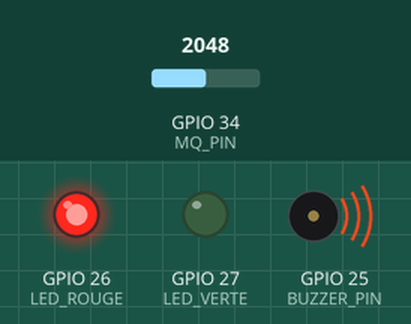
This sketch was run on a simulated ESP32. On the bench: output pins drawn as LEDs (lit = HIGH), buzzer (waves = sounding, pin HIGH). The test bench sets the inputs (shaded band); at power-on: GPIO 34 (MQ_PIN) = 2048. WiFi joins after 1.5 s; servers stay silent unless stated; uploads are accepted with an empty reply; what the sketch prints to the serial monitor is not drawn.

Above: at 2.7 s.
2.8 s: GPIO 34 (MQ_PIN) set to 750
4.4 s: GPIO 34 (MQ_PIN) set to 638
At 5.4 s:
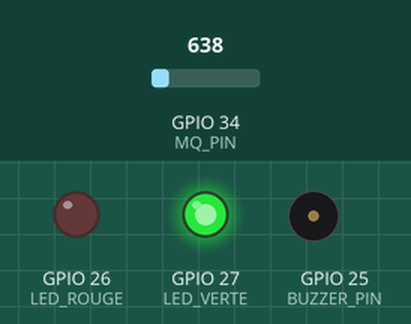
6.2 s: GPIO 34 (MQ_PIN) set to 740
At 6.8 s:
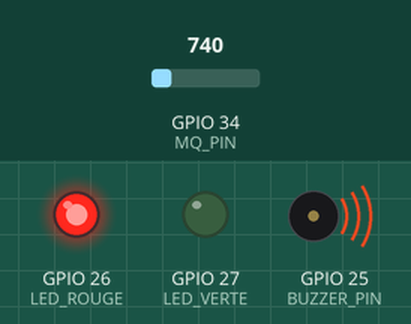
7.9 s: GPIO 34 (MQ_PIN) set to 660
At 9.3 s:
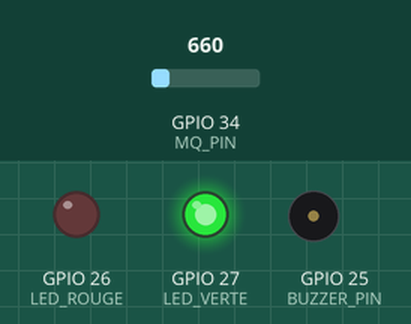
Timing chart, 0 to 10.6 s (numbered marks = the images above; inputs shaded):
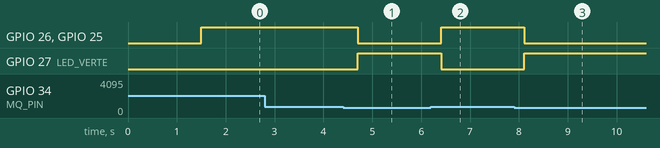

The sketch:

code_alerte_incendie.ino
```cpp
#include <WiFi.h>
#include <HTTPClient.h>

// ================= PINS =================
#define MQ_PIN 34        // Broche analogique capteur MQ
#define LED_ROUGE 26     // LED Danger
#define LED_VERTE 27     // LED OK
#define BUZZER_PIN 25    // Broche du Buzzer

// ================= PARAMÈTRES =================
const int SEUIL_ALERTE = 700;        // Seuil d'activation de l'alerte (0 à 4095)
const long INTERVALLE_ENVOI = 15000;  // Envoi régulier toutes les 15 secondes si tout est stable

// ================= WIFI =================
const char* ssid = "youpilab_fibre 2G";
const char* password = "Washingi_loV3_yl2025Fibre#Cit1";

// ================= API YOUPILAB =================
const String BASE_URL = "https://iot.youpilab.com/api";
const String APP_ID  = "deta6b3c";
const String APP_KEY = "7998275e";

// Variables de contrôle de temps et d'état
unsigned long previousMillis = 0;
bool dernierEtatAlerte = false;

void setup() {
  Serial.begin(115200);

  // Configuration des broches
  pinMode(MQ_PIN, INPUT);
  pinMode(LED_ROUGE, OUTPUT);
  pinMode(LED_VERTE, OUTPUT);
  pinMode(BUZZER_PIN, OUTPUT);

  // Tout éteindre au démarrage
  digitalWrite(LED_ROUGE, LOW);
  digitalWrite(LED_VERTE, LOW);
  digitalWrite(BUZZER_PIN, LOW);

  // Connexion WiFi
  WiFi.begin(ssid, password);
  Serial.print("Connexion au réseau WiFi...");
  while (WiFi.status() != WL_CONNECTED) {
    delay(500);
    Serial.print(".");
  }
  Serial.println("\n[WiFi] Connecté avec succès !");
}

void loop() {
  // Lecture du capteur
  int valeurGaz = analogRead(MQ_PIN);

  // Vérification du seuil de danger
  bool alerteActive = (valeurGaz >= SEUIL_ALERTE);

  // Gestion des LEDs et du Buzzer
  if (alerteActive) {
    digitalWrite(LED_ROUGE, HIGH);
    digitalWrite(LED_VERTE, LOW);
    digitalWrite(BUZZER_PIN, HIGH);
  } else {
    digitalWrite(LED_ROUGE, LOW);
    digitalWrite(LED_VERTE, HIGH);
    digitalWrite(BUZZER_PIN, LOW);
  }

  unsigned long currentMillis = millis();

  // Déclenchement de l'envoi
  if (currentMillis - previousMillis >= INTERVALLE_ENVOI || alerteActive != dernierEtatAlerte) {
    previousMillis = currentMillis;
    dernierEtatAlerte = alerteActive;

    Serial.print("[INFO] Valeur MQ: ");
    Serial.print(valeurGaz);
    Serial.print(" | Danger : ");
    Serial.println(alerteActive ? "OUI 🔥" : "NON 🟢");

    // Définition du texte personnalisé selon la situation
    String texteAlerte = alerteActive ? "Alerte incendie" : "Pas d'alerte";

    // Envoi à la plateforme Youpilab avec le texte (String)
    sendData(valeurGaz, texteAlerte);
  }

  delay(500);
}

// ================= FONCTION D'ENVOI API MODIFIÉE =================
void sendData(int gaz, String alerte) {
  if (WiFi.status() != WL_CONNECTED) {
    Serial.println("[Erreur] WiFi déconnecté.");
    return;
  }

  HTTPClient http;

  // IMPORTANT : On remplace informatiquement les espaces par "%20"
  // pour que l'URL reste valide lors du transfert HTTP.
  String alerteEncodee = alerte;
  alerteEncodee.replace(" ", "%20");

  String url =
    BASE_URL +
    "/data/send?APP_ID=" + APP_ID +
    "&APP_KEY=" + APP_KEY +
    "&gaz=" + String(gaz) +
    "&alerte=" + alerteEncodee; // Envoi de la chaîne encodée

  http.begin(url);

  int httpCode = http.GET();

  Serial.print("[HTTP GET] Code de retour : ");
  Serial.println(httpCode);

  if (httpCode > 0) {
    String payload = http.getString();
    Serial.print("[REPONSE YOUPILAB] : ");
    Serial.println(payload);
  } else {
    Serial.print("[HTTP] Échec de la requête, erreur : ");
    Serial.println(http.errorToString(httpCode).c_str());
  }

  http.end();
}
```

Measured:
- the behaviour switches between 700 and 699 on GPIO 34 (MQ_PIN) (found by bisection; images 0 and 1)
- after the input at 2.8 s, every drawn part: stays the same
- after the input at 4.4 s, GPIO 26 (LED_ROUGE), GPIO 25 (BUZZER_PIN): HIGH → LOW after 0.31 s; GPIO 27 (LED_VERTE): LOW → HIGH after 0.31 s
- after the input at 6.2 s, GPIO 26 (LED_ROUGE), GPIO 25 (BUZZER_PIN): LOW → HIGH after 0.21 s; GPIO 27 (LED_VERTE): HIGH → LOW after 0.21 s
- after the input at 7.9 s, GPIO 26 (LED_ROUGE), GPIO 25 (BUZZER_PIN): HIGH → LOW after 0.21 s; GPIO 27 (LED_VERTE): LOW → HIGH after 0.21 s
